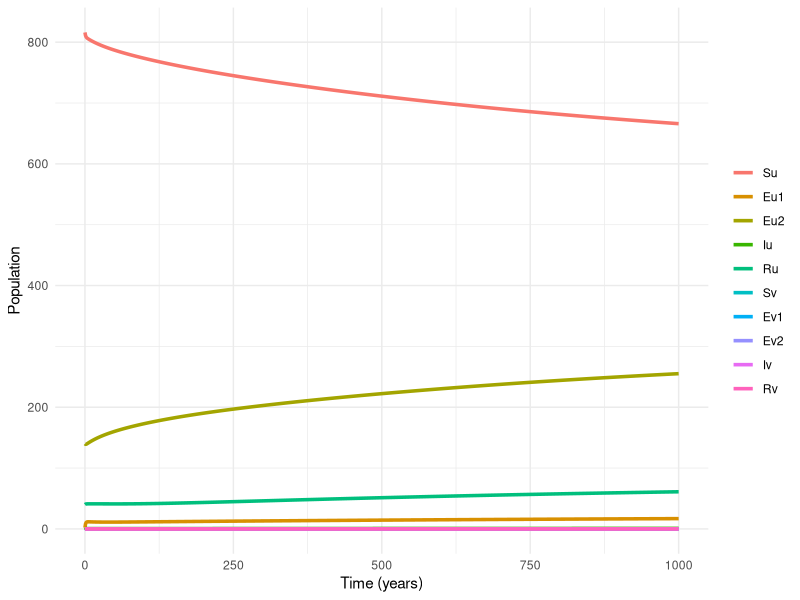

R code for this plot:
library(deSolve)
library(dplyr)
library(reshape2)
library(ggplot2)
library(tidyr)

# Define parameters - based on those from Dye et al. J Roy Soc Inter 2008 (PMCID: PMC3226985) and Dowdy et al. IJTLD 2014 (PMCID: PMC4041555)
parms_vac <- c(
  
  # all time units are years
  
  # demography
  mu = 0.01,    # Birth rate 
  pi = 5.89,    # Effective per capita contact rate (contact rate, or alpha * probability of infection per contact, or beta)
  # force of infection, lambda = alpha * beta * I(t)/N
  
  # natural history 
  theta = 0.03,   # Rate of fast progression
  nu = 0.2,       # Rate of immune stabilization 
  sigma = 0.0005, # Rate of reactivation  
  p = 0.5,        # Reduced risk of secondary infection (E2 -> E1, R -> E2, R -> I)
  tau = 0.9,      # Rate of recovery 
  m = 0,          # Rate of mortality from TB 
  
  # vaccination - not yet initialized
  # AT BIRTH:
  v_b = 0,       # coverage of vaccination at birth (BCG)
  ve = 0,        # vaccine efficacy against disease
  # RANDOM:
  v_rate = 0,    # rate of random vaccination 
  
  # waning immunity from vaccination
  omega = 0
)

# Define the differential equations model
tb_model_vac <- function(times, init_vac, parms_vac) {
  with(as.list(c(init_vac, parms_vac)), {
    # Differential equations
    # CHANGES for waning: rates of flow from v -> u for all compartments
    N <- Su + Eu1 + Eu2 + Iu + Ru + Sv + Ev1 + Ev2 + Iv + Rv
    
    dSu <- mu*N - pi*((Iu+Iv)/N)*Su - mu*Su 
    dEu1 <- pi*((Iu+Iv)/N)*Su + p*pi*((Iu+Iv)/N)*Eu2 - nu*Eu1 -theta*Eu1 - mu*Eu1
    dEu2 <- nu*Eu1 - p*pi*((Iu+Iv)/N)*Eu2 - sigma*Eu2 - mu*Eu2 
    dIu <- theta*Eu1 + sigma*Eu2 + p*pi*((Iu+Iv)/N)*Ru - tau*Iu - mu*Iu 
    dRu <- tau*Iu - p*pi*((Iu+Iv)/N)*Ru  - mu*Ru 
    
    dSv <-  mu*N*v_b - pi*((Iu+Iv)/N)*Sv - mu*Sv
    dEv1 <- pi*((Iu+Iv)/N)*Sv + p*pi*((Iu+Iv)/N)*Ev2 - nu*Ev1 - theta*Ev1 - mu*Ev1 
    dEv2 <- nu*Ev1 - p*pi*((Iu+Iv)/N)*Ev2 - sigma*Ev2 - mu*Ev2 
    dIv <- theta*Ev1 + sigma*Ev2 + p*pi*((Iu+Iv)/N)*Rv - tau*Iv - mu*Iv  
    dRv <- tau*Iv - p*pi*((Iu+Iv)/N)*Rv  - mu*Rv 
    
    # Note that there a twice as many compartments now, 
    # half with subscript ‘u’ (unvaccinated), and half with subscript ‘v’ (vaccinated). 
    
    # Return rates of change
    list(c(dSu, dEu1, dEu2, dIu, dRu,
           dSv, dEv1, dEv2, dIv, dRv))
  })
}

# Initial state values
init_vac <- c(
  Su = 816, Eu1 = 2, Eu2 = 140, Iu = 2, Ru = 40,
  Sv = 0, Ev1 = 0, Ev2 = 0, Iv = 0, Rv = 0
)


# Time sequence for simulation, note difference for TB (longer time frame)
times <- seq(0, 1000, by = 1) # for 10000 years, by year

# Solve the system of equations
out <- lsoda(y = init_vac, times = times, func = tb_model_vac, parms = parms_vac)

# Convert output to data frame and long format for plotting
out_df <- as.data.frame(out)
out_long <- melt(as.data.frame(out_df),"time")

# Plot results with ggplot2
ggplot(out_long, aes(x = time, y = value, color = variable, group = variable)) +
  geom_line(size = 1.2) +
  xlab("Time (years)") + ylab("Population") +
  theme_minimal() +
  theme(legend.title = element_blank())

# Calculate epidemiological measures
out_df %>%
  mutate(N = Su + Eu1 + Eu2 + Iu + Ru + Sv + Ev1 + Ev2 + Iv + Rv ,
         N_vac_p = (Sv + Ev1 + Ev2 + Iv + Rv) / N , 
         Ip100k = 1e5 * (parms_vac["theta"]*Eu1 + parms_vac["ve"]*parms_vac["theta"]*Ev1 + #cases due to fast progression
                         parms_vac["sigma"]*Eu2 + parms_vac["ve"]*parms_vac["sigma"]*Ev2 + # cases due to slow progression
                         parms_vac["p"]*parms_vac["pi"]*((Iu+Iv)/N)*Ru + parms_vac["ve"]*parms_vac["p"]*parms_vac["pi"]*((Iu+Iv)/N)*Rv) / N ) %>%   # cases due to reinfection  -
  tail(5)

# Question 1. Compare three scenarios, one with no vaccination, one with only vaccination at birth (v_b = 0.8 and ve = 0.5), 
# and one with vaccination of the entire population (‘random’) vaccination (v.rate = 0.05 and ve = 0.5) How does the incidence change? 
# Which is most effective and why?

# Question 2.  The random vaccination currently represented in the model acts on which states? Does this vaccine prevent infection (prevention-of-infection, ‘POI’) 
# or disease (prevention-of-disease, ‘POD’)? How would you represent a POI vaccine?

# Question 3. Protection from BCG against pulmonary tuberculosis (the infectious form of tuberculosis) wanes after approximately 10 years. (Martinez et al. Lancet ID, 2022)  
# Modify the code to incorporate waning immunity from vaccination. Start with a model that includes both vaccination at birth (v_b = 0.8) 
# and vaccination at random (ve_d = 0.5, c = 0.05). Then, add a rate of waning immunity (omega) of 0.1 per year (10 years of protection). 
# Then, test a rate of 0.2 per year (5 years of protection). How does this change tuberculosis incidence? 

# Question 4. How would you calculate vaccine impact? (In other words, the total cases averted under a vaccination scenario?)
